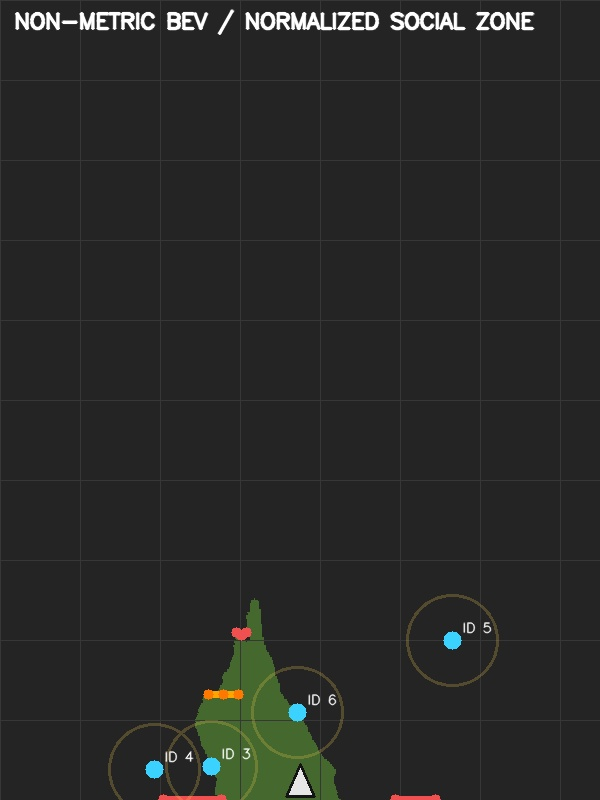
#> input picture reports/assets/sample_01_bev.jpg, 600 x 800 px; its folder holds only this picture in this run
$ python -i video_source.py   (imports and definitions only)
#> lines starting #> are read from the running program, lines starting #| are printed output that depends on the picture
from __future__ import annotations

import logging
import os
import sys
import threading
import time
from dataclasses import dataclass
from enum import Enum
from pathlib import Path

import cv2

from realtime_safety.types import FramePacket


LOGGER = logging.getLogger(__name__)
AUTO_CAMERA_ALIASES = {"auto", "camera", "webcam", "usb", "usb-camera", "usb_camera"}
NETWORK_STREAM_PREFIXES = ("http://", "https://", "rtsp://", "rtsps://")
ROS2_STREAM_PREFIX = "ros2://"
NETWORK_RECONNECT_INITIAL_DELAY_SECONDS = 1.0
# Keep retries sparse enough not to accumulate abandoned web_video_server
# handlers, but short enough that a recovered camera never looks dead for a
# full minute. Open/read calls remain bounded separately below.
NETWORK_RECONNECT_MAX_DELAY_SECONDS = 10.0


class CameraDetectionError(RuntimeError):
    """Raised when automatic camera discovery cannot find a readable stream."""


@dataclass(frozen=True, slots=True)
class CameraDevice:
    index: int
    path: str
    name: str
    width: int
    height: int
    fps: float
    backend: str

    # [134 lines left out: functions description, _candidate_camera_indices, _linux_capture_capability, _open_camera_capture, _open_network_capture, _open_ros2_capture and 4 more, not called in this run]


class PlaybackState(str, Enum):
    STOPPED = "stopped"
    RUNNING = "running"
    PAUSED = "paused"
    ENDED = "ended"


class VideoSource:
    SUPPORTED_EXTENSIONS = {".mp4", ".avi", ".mov", ".mkv", ".webm"}

    def __init__(self, source: str | int, loop: bool = False, playback_speed: float = 1.0) -> None:
        self.camera_info: CameraDevice | None = None
        if isinstance(source, str) and source.strip().lower() in AUTO_CAMERA_ALIASES:
            self.camera_info = detect_camera()
            source = self.camera_info.index
        self.source = self._normalize_source(source)
        self.loop = loop
        self.playback_speed = max(float(playback_speed), 0.05)
        self._capture: cv2.VideoCapture | None = None
        self._ros_capture = None
        self._lock = threading.RLock()
        self._state = PlaybackState.STOPPED
        self._frame_index = -1
        self._last_reconnect_attempt = 0.0
        self._reconnect_delay = NETWORK_RECONNECT_INITIAL_DELAY_SECONDS

    @staticmethod
    def _normalize_source(source: str | int) -> str | int:
        if isinstance(source, int) or (isinstance(source, str) and source.isdigit()):
            return int(source)
        value = str(source).strip()
        if value.startswith("/dev/video") and value.removeprefix("/dev/video").isdigit():
            return int(value.removeprefix("/dev/video"))
        if value.lower().startswith(NETWORK_STREAM_PREFIXES):
            return value
        if value.lower().startswith(ROS2_STREAM_PREFIX):
            topic = value[len(ROS2_STREAM_PREFIX) :]
            if not topic.startswith("/") or any(char.isspace() for char in topic):
                raise ValueError(
                    f"ROS 2 image topic must be an absolute name without whitespace: {topic or value}"
                )
            return ROS2_STREAM_PREFIX + topic
        suffix = Path(value).suffix.lower()
        if suffix not in VideoSource.SUPPORTED_EXTENSIONS:
            raise ValueError(f"Unsupported video extension: {suffix or value}")
        if not Path(value).is_file():
            raise FileNotFoundError(value)
        return value

    # [4 lines left out: function state, not called in this run]

    @property
    def is_live(self) -> bool:
        return isinstance(self.source, int) or self.is_remote_stream

    @property
    def is_network_stream(self) -> bool:
        return isinstance(self.source, str) and self.source.lower().startswith(NETWORK_STREAM_PREFIXES)

    @property
    def is_ros2_stream(self) -> bool:
        return isinstance(self.source, str) and self.source.lower().startswith(ROS2_STREAM_PREFIX)

    @property
    def is_remote_stream(self) -> bool:
        return self.is_network_stream or self.is_ros2_stream

    # [93 lines left out: functions ros2_topic, is_connected, _new_capture, open, pause, resume and 3 more, not called in this run]

    def set_playback_speed(self, speed: float) -> None:
        self.playback_speed = max(float(speed), 0.05)

    # [122 lines left out: functions read, _reconnect_network, _schedule_reconnect_backoff, close, not called in this run]

    def __enter__(self) -> "VideoSource":
        self.open()
        return self

    def __exit__(self, *_: object) -> None:
        self.close()

>>> import cv2
>>> picture = cv2.imread('../../reports/assets/sample_01_bev.jpg', cv2.IMREAD_GRAYSCALE)
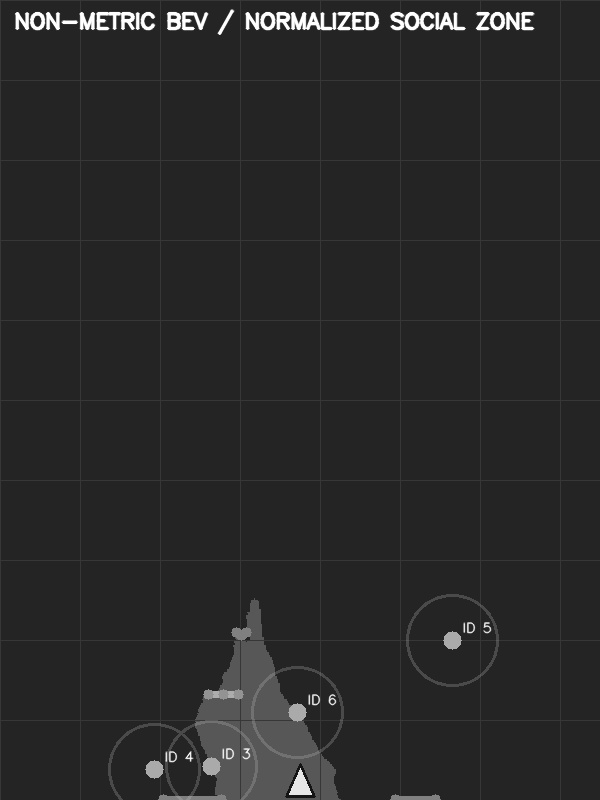
#> picture: shape (800, 600); min 13, max 255, mean 40.9
>>> result = VideoSource(picture).read()
#> in _normalize_source, `suffix = Path(value).suffix.lower()`: suffix = '. 36 36 36]]'
#> (the run stopped early here; a loop or call above may not have finished)

$ run again, on reports/assets/sample_08_bev.jpg
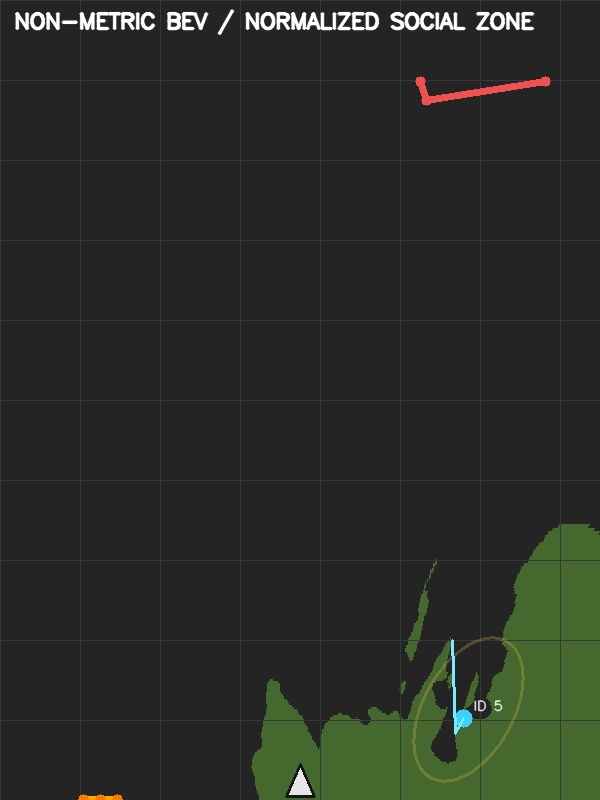
#> input picture reports/assets/sample_08_bev.jpg, 600 x 800 px
#> `picture = cv2.imread('../../reports/assets/sample_01_bev.jpg', cv2.IMR..`:
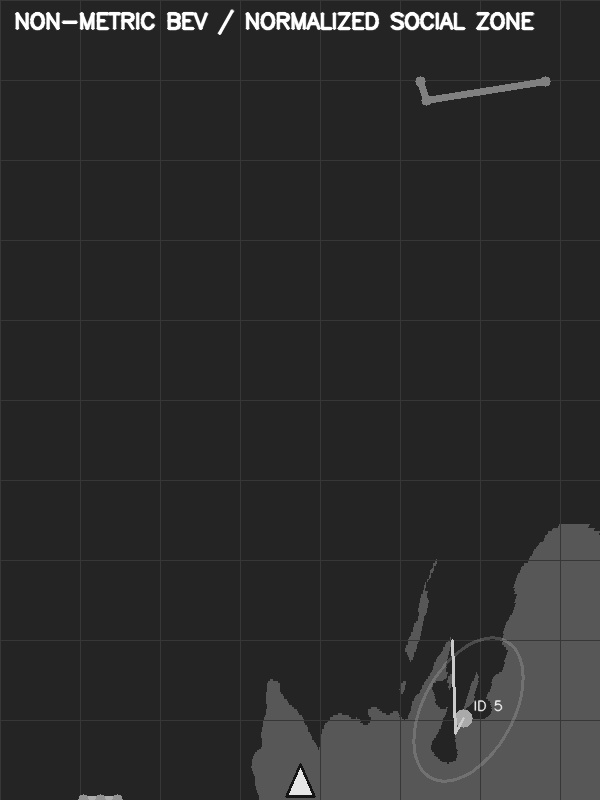
#> picture: shape (800, 600); min 13, max 255, mean 44
#> suffix = '. 87 87 87]]'
